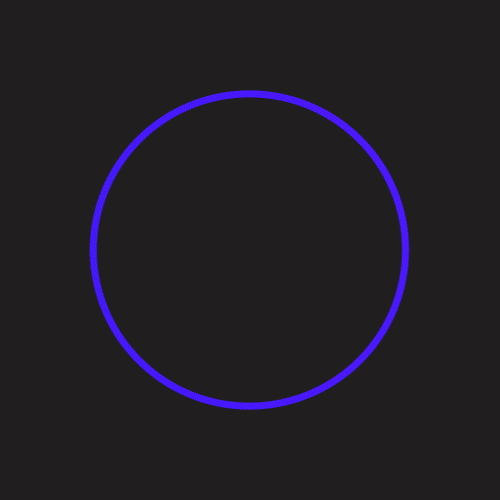
#> input picture tkinter/Pillow/working_with_gif/extract_frames_from_an_animated_gif/image.gif, 500 x 500 px
$ python file.py
#> lines starting #> are read from the running program, lines starting #| are printed output that depends on the picture
from PIL import Image

"""example-1"""
# file = Image.open("cortana.gif")
# file.seek(0)
# file.save("frames/frame-.png")


"""example-2"""
file = Image.open("image.gif") #to make object of open image
#> file is the input picture: PIL image 500x500 P; mean R, G, B, A 33.1, 29.8, 36.2, 255
frames = file.n_frames #to get number of frames
#> frames = 120

for frame in range(frames):
    file.seek(frame)
    file.save(f"frames/frame{frame}.png")
#> this loop made 120 passes
#> pass 2, `file.save(f"frames/frame{frame}.png")`:
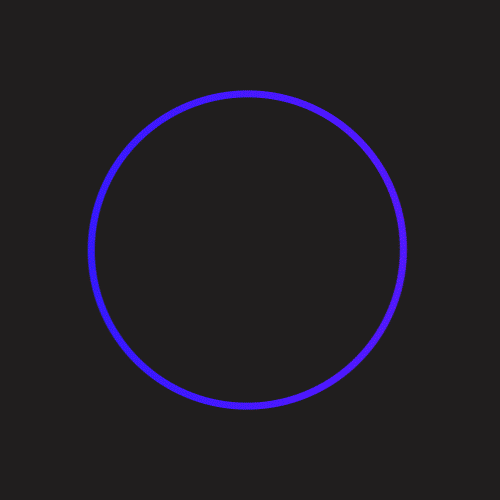
#> saved as frame1.png: PIL image 500x500 RGBA; mean R, G, B, A 33, 29.8, 36.2, 255
#> after the loop:
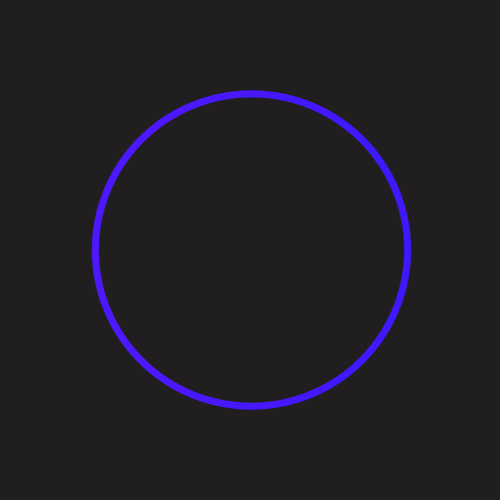
#> file: PIL image 500x500 RGBA; mean R, G, B, A 33.1, 29.8, 36.2, 255
